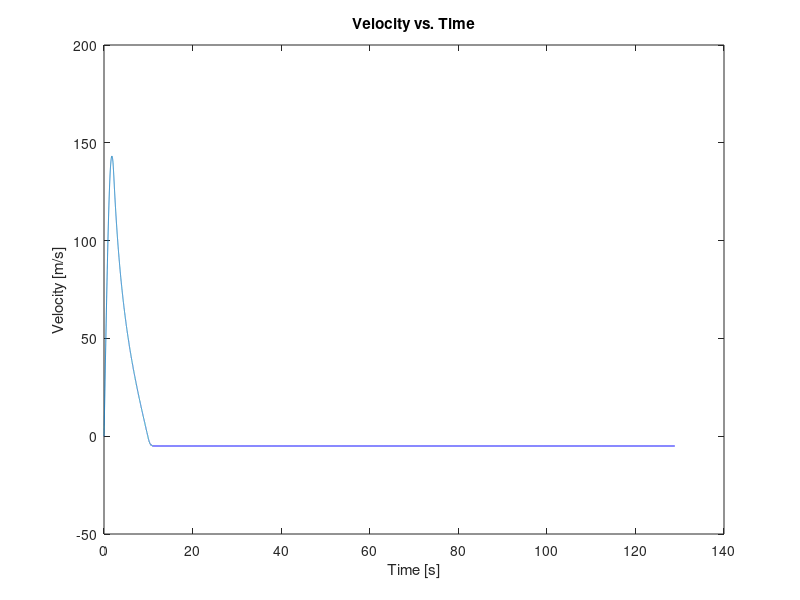
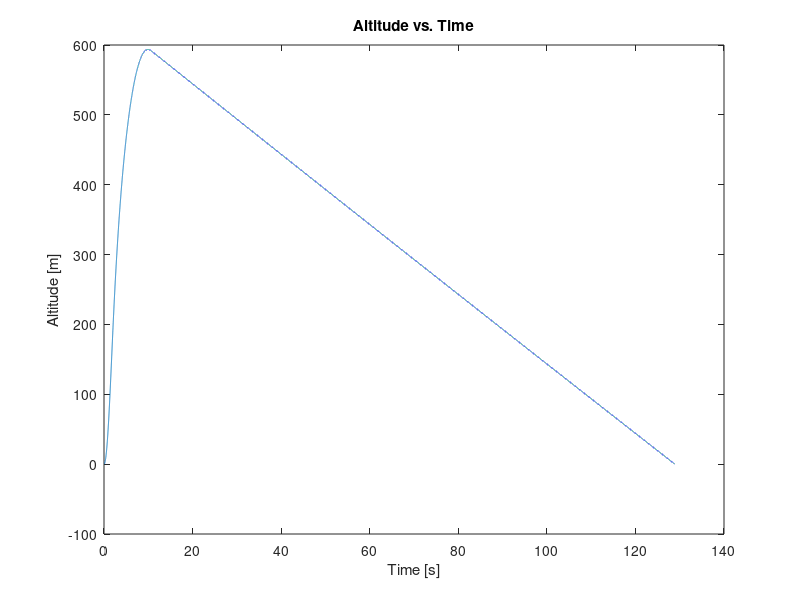
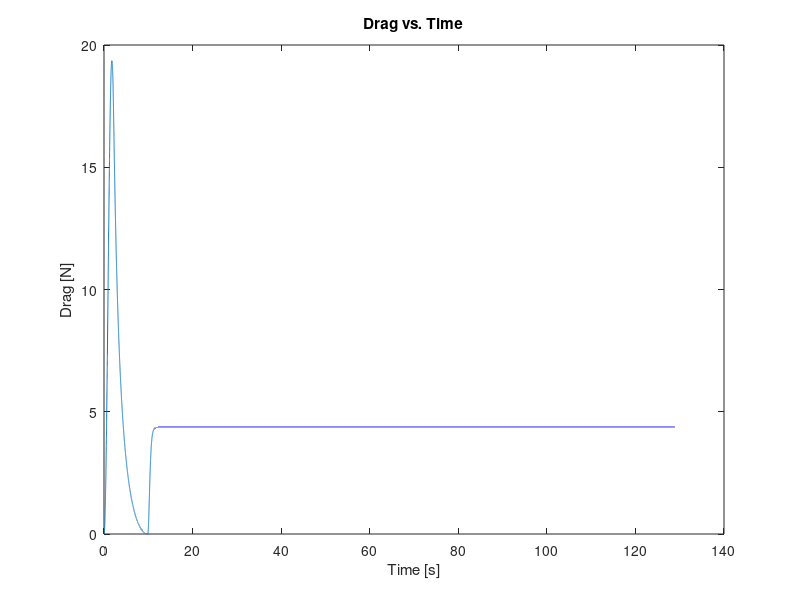
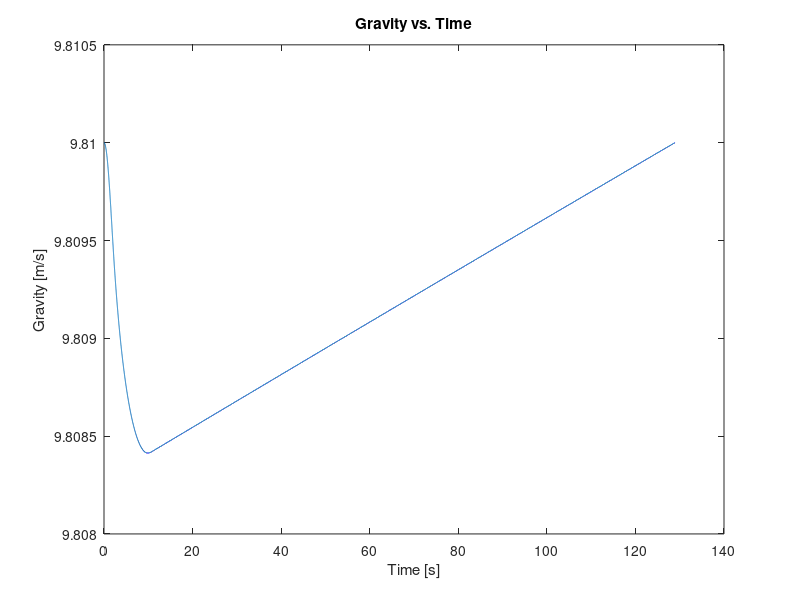

These charts were generated, in order, by the following MATLAB code:
%%%%%%%%%%%%%%%%%%%%%%%%%%%%%%%%%%%%%%%%%%%%%%%%%%%%%%%%%%%%%%%%%%%%%%%%%%%
% Prescott Rynewicz
% 504288967
% MAE 157A Trajectory Analysis Code
% Team SpaceY
%%%%%%%%%%%%%%%%%%%%%%%%%%%%%%%%%%%%%%%%%%%%%%%%%%%%%%%%%%%%%%%%%%%%%%%%%%%
close all; clear all; clc;

%% Input Parameters

g                   = 9.81;                                 % [m/s]
Re                  = 3.67e6;                               % []
t_simple            = [0 0.024 .057 .252 .5 .765 1 1.25 1.502 1.751 1.999 2.121 2.300]; % [t]
t_total             = [];
T_simple            = [0 74.325 67.005 65.879 63.063 60.248 54.054 47.298 36.599 25.338 12.951 3.951 0]; %[N]
T_total             = [];


% This Loop lionearly expands the simple data points given in the G40-7 Thrust
% Profile found at http://www.thrustcurve.org/simfilesearch.jsp?id=1969 in
% order to create a better approximation of the thrust profile. ie More
% Data Points

for i = 1:12
    expanded_array_t = linspace(t_simple(i),t_simple(i+1),100);
    expanded_array_T = linspace(T_simple(i),T_simple(i+1),100);
    t_total = cat(2,t_total,expanded_array_t);
    T_total = cat(2,T_total,expanded_array_T);
end

flight_angle        = 10;                                   % [deg]
prop_mass_init      = 53.8/1000;                            % [kg]
total_mass_motor    = 123/1000;                             % [kg]
struct_mass_motor   = total_mass_motor - prop_mass_init;    % [kg]
Isp                 = 184;                                  % [sec]
m_dot               = T_total./g./Isp;                      % potential correction factor of -.0004;
                                                            % this wouls be to make
                                                            % prop_mass_profile equal zero at
                                                            % end of burn.
prop_mass_profile   = [prop_mass_init];                     % [kg]
total_mass          = linspace(0.5,0.5,length(t_total));

for index = 2:length(T_total)
    prop_mass_profile(index)    = prop_mass_profile(index-1) - m_dot(index)*(t_total(index)-t_total(index-1));
    total_mass(index)           = total_mass(index-1) - m_dot(index)*(t_total(index)-t_total(index-1));
end

% We now have Thrust, time, and mass profiles for burn time of flight. Now
% we need to calculate initial gravity, density and Drag values to begin
% loop iterations for Burn Calcs.


burn_length         = length(t_total);                      % [vec_length]

a                   = linspace(0,0,burn_length);
u                   = linspace(0,0,burn_length);
h                   = linspace(0,0,burn_length);

Af                  = pi*(.0450/2)^2;                       % [m^s]
theta               = deg2rad(5);                           % [rad]

ge                  = 9.81;                                 % [m/s]
h                   = linspace(0,0,burn_length);            % [m]
g                   = linspace(0,0,burn_length);            % [m/s^2]
g(1)                = 9.81;                                 % [m/s]
rho                 = linspace(0,0,burn_length);            % [kg/m^3]
rho(1)              = 1.225;                                % [kg/m^3]
CD                  = 1.0;                                  % Initial Estimate from Stine
D                   = linspace(0,0,burn_length);            % [N]
D(1)                = 0.5*rho(1)*u(1)^2*CD*Af;              % [N]
dt_avg              = 0; 

for index = 1:(burn_length-1)
    dt              = (t_total(index+1)-t_total(index));
    dt_avg          = dt_avg + dt; 
    a(index+1)      = (T_total(index)/total_mass(index) - D(index)/total_mass(index) - g(index)*cos(theta));
    u(index+1)      = u(index) + (T_total(index)/total_mass(index) - D(index)/total_mass(index) ...
                                - g(index)*cos(theta))*dt;
    h(index+1)      = h(index) + u(index)*dt*cos(theta);
    g(index+1)      = ge*(Re/(Re+h(index+1)));
    rho(index+1)    = real(1.2*exp(-2.9*10^-5*h(index+1)^1.15));
    D(index+1)      = 0.5*rho(index+1)*u(index+1)^2*CD*Af; 

end
dt                  = dt_avg/burn_length;                   % [s] New Time step from average thrust dt. 


for index = burn_length:10000000
    total_mass(index)= total_mass(index-1);
    
    a(index+1)      = -D(index)/total_mass(index) - g(index)*cos(theta);
    u(index+1)      = u(index) + (-D(index)/total_mass(index)*dt ...
                                - g(index)*cos(theta)*dt);
    h(index+1)      = h(index) + u(index)*dt*cos(theta);
    g(index+1)      = ge*(Re/(Re+h(index+1)));
    rho(index+1)    = real(1.2*exp(-2.9*10^-5*h(index+1)^1.15));
    D(index+1)      = 0.5*rho(index+1)*u(index+1)^2*CD*Af; 
    t_total(index+1)= t_total(index)+dt; 
    if u(index+1) < 0
        index = index+1; 
        break;
    end
end 

CD                  = 1.50;                                  % Will be determined from drop tests with parachute. 
Af                  = pi*(0.50/2)^2;                        % [m^2]

D(index)            = 0.5*rho(index)*u(index)^2*CD*Af; 


for index = index:100000000
    total_mass(index)= total_mass(index-1);
    
    u(index+1)      = u(index) + (D(index)/total_mass(index)*dt ...
                                - g(index)*dt);
    h(index+1)      = h(index) + u(index)*dt*cos(theta);
    g(index+1)      = ge*(Re/(Re+h(index+1)));
    rho(index+1)    = real(1.2*exp(-2.9*10^-5*h(index+1)^1.15));
    D(index+1)      = 0.5*rho(index+1)*u(index+1)^2*CD*Af; 
    t_total(index+1)= t_total(index)+dt; 
    if h(index+1) <= 0 
        break;
    end
end

plot(t_total,u);            title('Velocity vs. Time'); xlabel('Time [s]'); ylabel('Velocity [m/s]'); 
figure; plot(t_total,h);    title('Altitude vs. Time'); xlabel('Time [s]'); ylabel('Altitude [m]');
figure; plot(t_total,D);    title('Drag vs. Time');     xlabel('Time [s]'); ylabel('Drag [N]');
figure; plot(t_total,g);    title('Gravity vs. Time');  xlabel('Time [s]'); ylabel('Gravity [m/s]');
figure; plot(t_total,rho);  title('Density vs. Time');  xlabel('Time [s]'); ylabel('Density [kg/m^3]');
